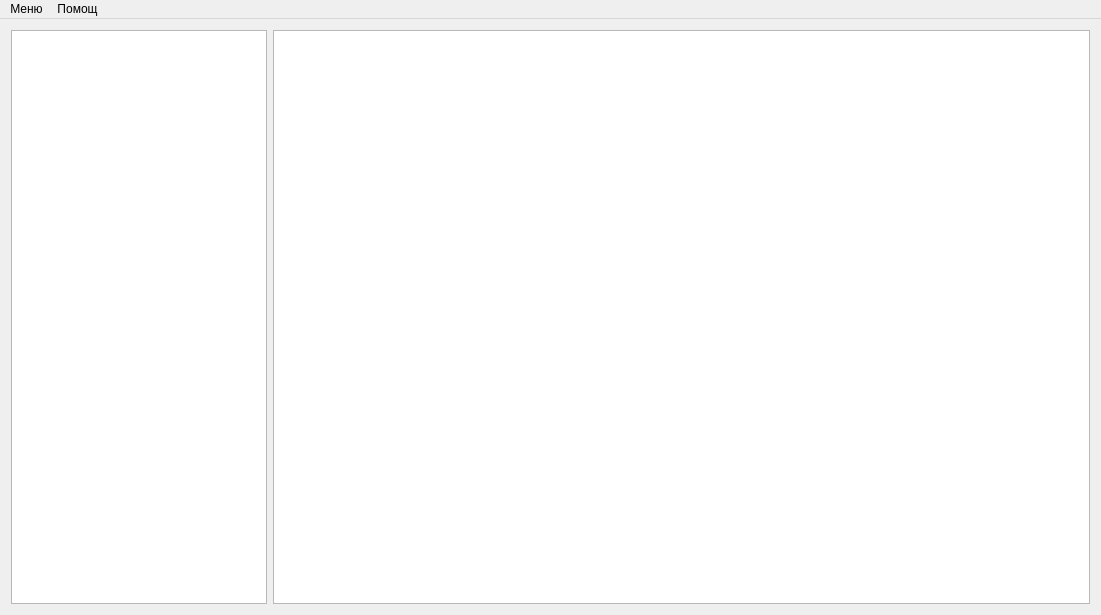
<?xml version="1.0" encoding="UTF-8"?>
<ui version="4.0">
 <class>MainWindow</class>
 <widget class="QMainWindow" name="MainWindow">
  <property name="geometry">
   <rect>
    <x>0</x>
    <y>0</y>
    <width>1101</width>
    <height>615</height>
   </rect>
  </property>
  <property name="windowTitle">
   <string>SpaCentralSoft</string>
  </property>
  <widget class="QWidget" name="centralWidget">
   <layout class="QHBoxLayout" name="horizontalLayout">
    <item>
     <layout class="QVBoxLayout" name="verticalLayout">
      <item>
       <widget class="QListWidget" name="listWidget">
        <property name="sizePolicy">
         <sizepolicy hsizetype="Maximum" vsizetype="Expanding">
          <horstretch>0</horstretch>
          <verstretch>0</verstretch>
         </sizepolicy>
        </property>
        <property name="minimumSize">
         <size>
          <width>200</width>
          <height>0</height>
         </size>
        </property>
        <property name="font">
         <font>
          <pointsize>20</pointsize>
         </font>
        </property>
        <property name="selectionRectVisible">
         <bool>false</bool>
        </property>
       </widget>
      </item>
     </layout>
    </item>
    <item>
     <widget class="QGraphicsView" name="graphicsView">
      <property name="sizePolicy">
       <sizepolicy hsizetype="Expanding" vsizetype="Expanding">
        <horstretch>0</horstretch>
        <verstretch>0</verstretch>
       </sizepolicy>
      </property>
     </widget>
    </item>
   </layout>
  </widget>
  <widget class="QMenuBar" name="menuBar">
   <property name="geometry">
    <rect>
     <x>0</x>
     <y>0</y>
     <width>1101</width>
     <height>21</height>
    </rect>
   </property>
   <widget class="QMenu" name="menuAbout">
    <property name="title">
     <string>Помощ</string>
    </property>
    <addaction name="action_About"/>
   </widget>
   <widget class="QMenu" name="menu">
    <property name="title">
     <string>Меню</string>
    </property>
    <addaction name="action_Exit"/>
   </widget>
   <addaction name="menu"/>
   <addaction name="menuAbout"/>
  </widget>
  <action name="action_About">
   <property name="text">
    <string>За SpaCentralSoft</string>
   </property>
  </action>
  <action name="action_Exit">
   <property name="text">
    <string>Изход</string>
   </property>
  </action>
 </widget>
 <layoutdefault spacing="6" margin="11"/>
 <resources/>
 <connections>
  <connection>
   <sender>action_Exit</sender>
   <signal>triggered()</signal>
   <receiver>MainWindow</receiver>
   <slot>close()</slot>
   <hints>
    <hint type="sourcelabel">
     <x>-1</x>
     <y>-1</y>
    </hint>
    <hint type="destinationlabel">
     <x>550</x>
     <y>307</y>
    </hint>
   </hints>
  </connection>
 </connections>
</ui>
